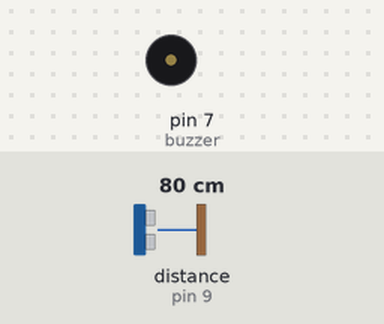
A sketch run on a simulated Arduino Uno, built with avr-gcc and run on an emulated ATmega328P. On the bench: buzzer (waves = sounding, pin HIGH). Wiring (inferred from the names in the program): ultrasonic range finder: trigger pin 8; echo pin 9. The test bench sets the inputs (shaded band); at power-on: distance to the obstacle (sensor on pin 9) 80 cm. The echo pulse lasts 58.3 µs per cm; pins used as bus, display or sensor lines are not drawn; what the sketch prints to the serial monitor is not drawn.

Above: at 0.04 s.
Timing chart, 0 to 3.0 s (numbered marks = the images above):
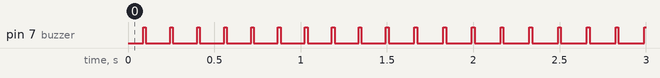

Measured:
- by itself, pin 7 (buzzer): alternates HIGH for 0.02 s and LOW for 0.16 s

The sketch:

ProyectArquitect.ino
```cpp
/*Se dejaron valores predeterminados ya que no es posible
  simular un sensor de ultrasonido por ende no podemos calcular
  una distancia. Sonará el buzzer cada que esta variable
  sea multiplo de 10*/
const int trigPin=8;
const int echoPin=9;
const int buzzer=7;
//variables

long duracion;
int distancia;
int distanciaSegura;

//Variable auxiliar
int aux=0;

void setup() {

  pinMode (trigPin, OUTPUT);
  pinMode (echoPin, INPUT);
  pinMode (buzzer, OUTPUT);
  Serial.begin(9600);
}
void loop() {

  digitalWrite(trigPin, LOW);
  delayMicroseconds(2);
  digitalWrite(trigPin, HIGH);
  delayMicroseconds(10);
  digitalWrite(trigPin, LOW);

  //Tiempo de respuesta en microsegundos
  duracion= pulseIn(echoPin, HIGH);
  //Distancia en cm
  distancia= (duracion * 0.000001) * (34300.0 / 2.0);
  distanciaSegura=distancia;
  //Si es multiplo de 10
  //Se podría decir que sonará cada 10 cm
  if(aux%10==0){
    digitalWrite(buzzer, HIGH);
  }else{
    digitalWrite(buzzer, LOW);
  }
  Serial.print("Distancia= ");
  Serial.println(aux);
  aux++;
}
```
